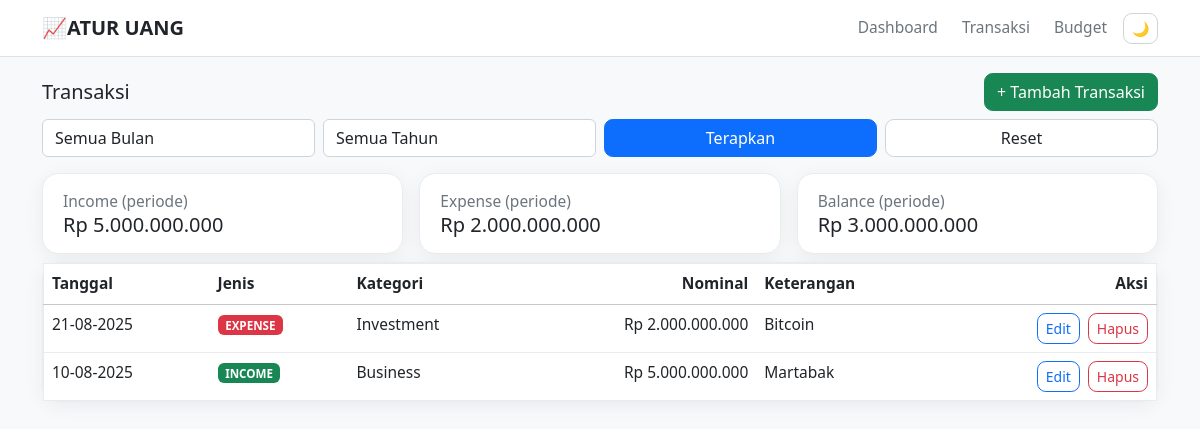
Page /transactions on the committed database.
### models.py (models this page shows)
class Transaction(db.Model):
    id = db.Column(db.Integer, primary_key=True)
    type = db.Column(db.String(20), nullable=False)  # "INCOME" / "EXPENSE"
    category = db.Column(db.String(100), nullable=False)
    amount = db.Column(db.Float, nullable=False)
    note = db.Column(db.String(200))
    tx_date = db.Column(db.Date, nullable=False, default=date.today)

### app.py (the view)
@app.route("/transactions")
def transactions():
    month = request.args.get("month", type=int)
    year = request.args.get("year", type=int)
    q = Transaction.query
    if month:
        q = q.filter(func.strftime("%m", Transaction.tx_date) == f"{month:02d}")
    if year:
        q = q.filter(func.strftime("%Y", Transaction.tx_date) == str(year))
    txs = q.order_by(Transaction.tx_date.desc(), Transaction.id.desc()).all()
    inc = sum(t.amount for t in txs if t.type == "INCOME")
    exp = sum(t.amount for t in txs if t.type == "EXPENSE")
    bal = inc - exp
    months_list, years_list = month_year_lists()
    return render_template(
        "transactions.html",
        transactions=txs,
        income=inc,
        expense=exp,
        balance=bal,
        months_list=months_list,
        years_list=years_list,
        sel_month=month,
        sel_year=year,
    )

### app.py (called while the page is built)
def month_year_lists():
    months_raw = db.session.query(func.strftime("%m", Transaction.tx_date)).distinct().all()
    years_raw = db.session.query(func.strftime("%Y", Transaction.tx_date)).distinct().all()
    months_list = sorted({int(m[0]) for m in months_raw}) if months_raw else [int(date.today().strftime("%m"))]
    years_list = sorted({int(y[0]) for y in years_raw}) if years_raw else [int(date.today().strftime("%Y"))]
    return months_list, years_list

### templates/transactions.html (shortened to what this page needs)
{% extends "base.html" %}
{% block content %}
<div class="d-flex justify-content-between align-items-center mb-2">
  <h5 class="mb-0">Transaksi</h5>
  <a class="btn btn-success" href="{{ url_for('add_transaction') }}">+ Tambah Transaksi</a>
</div>
<form class="row g-2 mb-3" method="get">
  <div class="col-md-3">
    <select class="form-select" name="month">
      <option value="">Semua Bulan</option>
    </select>
  </div>
  <div class="col-md-3">
    <select class="form-select" name="year">
      <option value="">Semua Tahun</option>
    </select>
  </div>
  <div class="col-md-3"><button class="btn btn-primary w-100" type="submit">Terapkan</button></div>
  <div class="col-md-3"><a class="btn btn-outline-secondary w-100" href="{{ url_for('transactions') }}">Reset</a></div>
</form>
<div class="row g-3 mb-2">
  <div class="col-md-4"><div class="card"><div class="card-body">
    <div class="text-muted">Income (periode)</div>
    <div class="h5 mb-0">Rp {{ "{:,.0f}".format(income).replace(",", ".") }}</div>
  </div></div></div>
  <div class="col-md-4"><div class="card"><div class="card-body">
    <div class="text-muted">Expense (periode)</div>
    <div class="h5 mb-0">Rp {{ "{:,.0f}".format(expense).replace(",", ".") }}</div>
  </div></div></div>
  <div class="col-md-4"><div class="card"><div class="card-body">
    <div class="text-muted">Balance (periode)</div>
    <div class="h5 mb-0">Rp {{ "{:,.0f}".format(balance).replace(",", ".") }}</div>
  </div></div></div>
</div>
<div class="card">
  <div class="table-responsive">
    <table class="table table-hover mb-0">
      <thead class="table-light">
        <tr>
          <th>Tanggal</th><th>Jenis</th><th>Kategori</th>
          <th class="text-end">Nominal</th><th>Keterangan</th><th class="text-end">Aksi</th>
        </tr>
      </thead>
      <tbody>
        {% for t in transactions %}
        <tr>
          <td><span class="td-label">Tanggal</span><span class="td-value">{{ t.tx_date.strftime("%d-%m-%Y") }}</span></td>
          <td>
            <span class="td-value">{% if t.type=='INCOME' %}<span class="badge bg-success">INCOME</span>{% else %}<span class="badge bg-danger">EXPENSE</span>{% endif %}</span>
          </td>
          <td><span class="td-label">Kategori</span><span class="td-value">{{ t.category }}</span></td>
          <td class="text-end"><span class="td-label">Nominal</span><span class="td-value">Rp {{ "{:,.0f}".format(t.amount).replace(",", ".") }}</span></td>
          <td><span class="td-label">Keterangan</span><span class="td-value">{{ t.note }}</span></td>
          <td class="text-end">
            <span class="td-value d-inline-flex gap-2">
              <a class="btn btn-sm btn-outline-primary" href="{{ url_for('edit_transaction', tx_id=t.id) }}">Edit</a>
              <form method="post" action="{{ url_for('delete_transaction', tx_id=t.id) }}" onsubmit="return confirm('Hapus transaksi ini?')" class="d-inline">
                <button class="btn btn-sm btn-outline-danger">Hapus</button>
              </form>
            </span>
          </td>
        </tr>
        {% else %}
        <tr><td colspan="6" class="text-center text-muted py-4">Belum ada transaksi.</td></tr>
        {% endfor %}
      </tbody>
    </table>
  </div>
</div>
{% endblock %}

### static/styles.css (style rules this page uses)
:root { --surface:#ffffff; --surface-2:#f8f9fa; --text:#212529; --muted:#6c757d; --border:#e9ecef; --shadow:0 4px 20px rgba(0,0,0,.06); --primary:#0d6efd; --income-color:#4e79a7; --expense-color:#e15759; --donut-1:#4e79a7; --donut-2:#f28e2b; --donut-3:#76b7b2; --donut-4:#59a14f; --donut-5:#edc949; --field-bg:#ffffff; --field-border:#ced4da; --field-placeholder:#6c757d; --chart-axis:#6c757d; }
body { font-size:15.5px; color:var(--text); background:var(--surface-2); }
.card { border-radius:16px; border:1px solid var(--border); background:var(--surface); box-shadow:var(--shadow); }
.card-body { padding:1rem 1.25rem; }
.text-muted { color:var(--muted) !important; }
.form-control,.form-select { background:var(--field-bg); border:1px solid var(--field-border); color:var(--text); }
.btn { border-radius:.55rem; transition:filter .15s ease, transform .15s ease; }
.btn-primary { background:var(--primary); border-color:var(--primary); }
.btn-outline-secondary { color:var(--text); border-color:var(--field-border); background:var(--field-bg); }
.table { background:var(--surface); border:1px solid var(--border); }
.table thead th { color:var(--text) !important; background:var(--surface); white-space:nowrap; font-weight:600; }
.table tbody td { color:var(--text) !important; }
.table tbody tr { border-color:var(--border); }

### rows in the picture
Transaction: tx_date "21-08-2025", type "EXPENSE", category "Investment", amount "2.000.000.000", note "Bitcoin"
Transaction: tx_date "10-08-2025", type "INCOME", category "Business", amount "5.000.000.000", note "Martabak"

### other values in the picture
{{ "{:,.0f}".format(income).replace(",", ".") }} "5.000.000.000"
{{ "{:,.0f}".format(expense).replace(",", ".") }} "2.000.000.000"
{{ "{:,.0f}".format(balance).replace(",", ".") }} "3.000.000.000"
